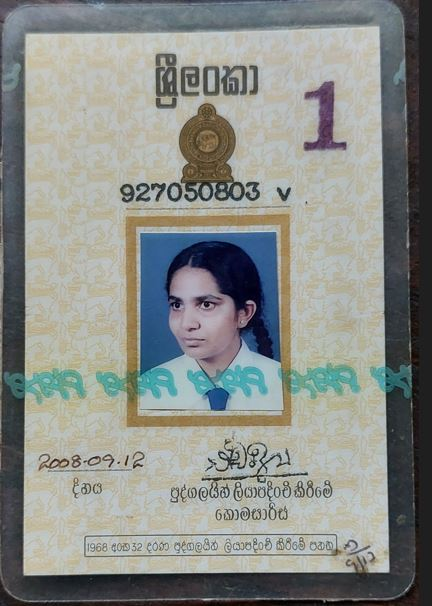
#> input picture test images/NIC_01.JPG, 432 x 606 px, found by its file name
$ python new.py
#> lines starting #> are read from the running program, lines starting #| are printed output that depends on the picture; after the words box and inside, x2 and y2 are one past the last pixel; in counts of white or black regions, pixels touching at a corner belong together
import cv2
import numpy as np
from matplotlib import pyplot as plt

face_cascade = cv2.CascadeClassifier('/Users/dharanaweerasinghe/Desktop/pythonProject/nic_transcriber/haarcascade_frontalface_default.xml')

# [18 lines of commented-out code are left out]

img = cv2.imread('/Users/dharanaweerasinghe/Desktop/pythonProject/nic_transcriber/test images/NIC_01.JPG')
#> img is the input picture: shape (606, 432, 3); mean B, G, R 136, 140.6, 137.3
gray =cv2.cvtColor(img, cv2.COLOR_BGR2GRAY)
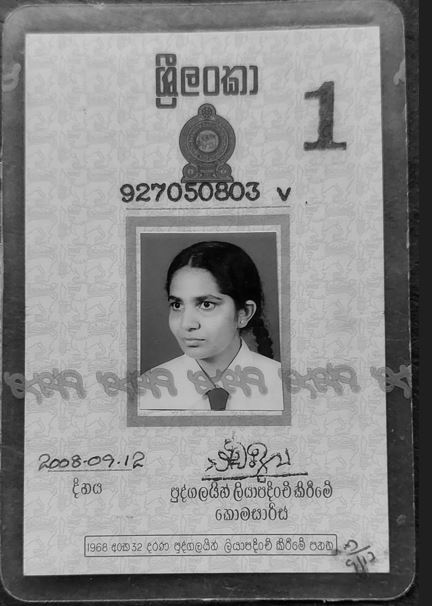
#> gray: shape (606, 432); min 0, max 225, mean 139.1

faces =face_cascade.detectMultiScale(gray, 1.1, 4)
#> faces = [[149, 272, 86, 86]]

for (x,y,w,h) in faces:
    cv2.rectangle(img, (x,y), (x+w, y+h), (255,0,0), 2)
#> this loop made 1 pass
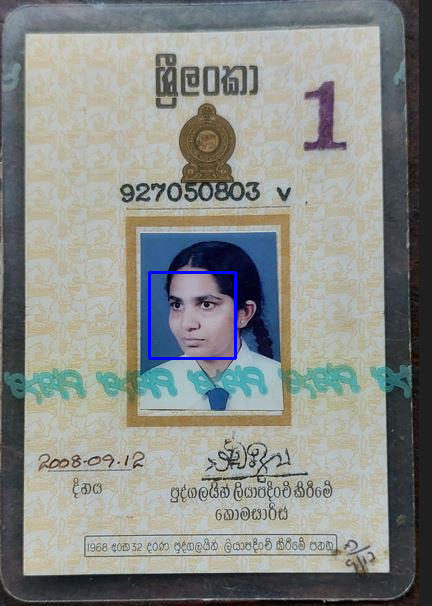
#> img: shape (606, 432, 3); 0.39% of pixels changed, all inside (x1, y1, x2, y2) = (148, 271, 237, 360)

cv2.imshow('img', img)
cv2.waitKey()

#this is how the face is recognised with opencv
#train/ fine tune the font for the old NIC font

$ run again, with test images/NIC_02.JPG copied over test images/NIC_01.JPG
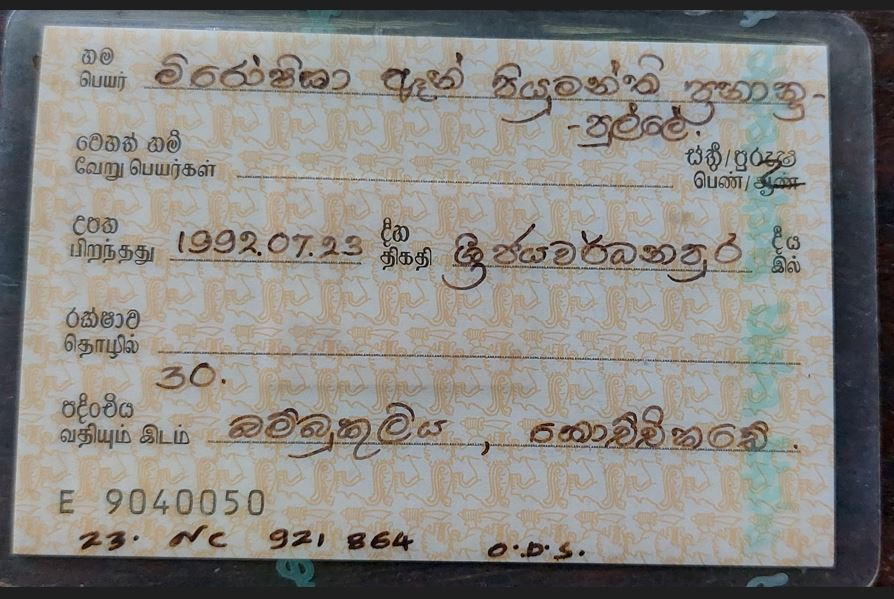
#> input picture test images/NIC_02.JPG, 894 x 599 px, found by its file name
#> img is the input picture: shape (599, 894, 3); mean B, G, R 130.5, 134.8, 136.4
#> `gray =cv2.cvtColor(img, cv2.COLOR_BGR2GRAY)`:
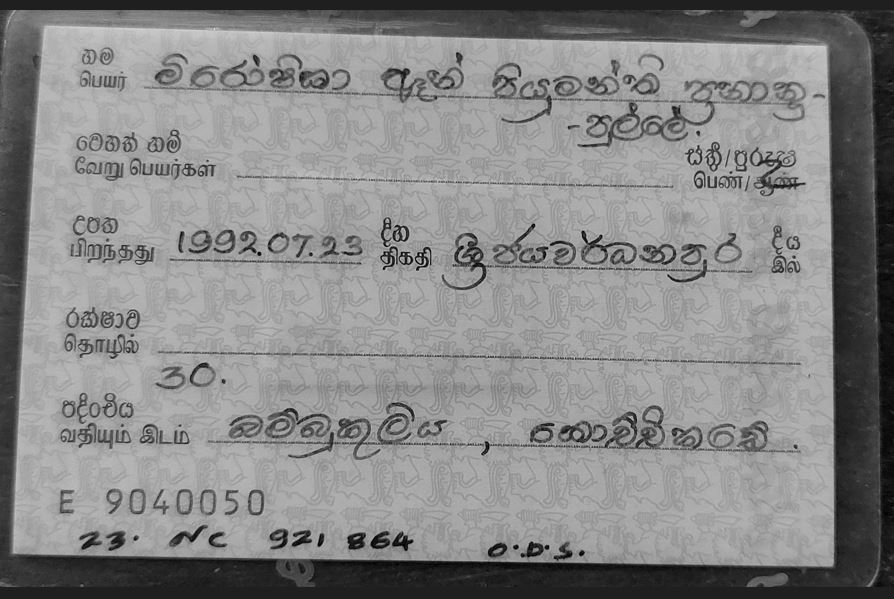
#> gray: shape (599, 894); min 0, max 219, mean 134.8
#> faces = ()

$ run again, with test images/20220621_114747.jpg copied over test images/NIC_01.JPG
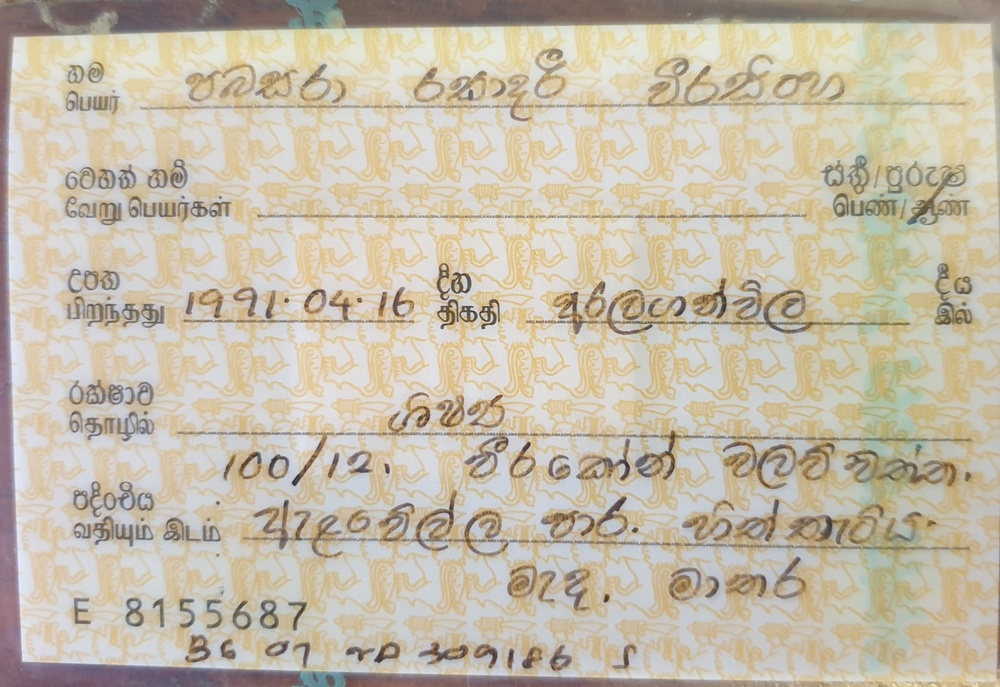
#> input picture test images/20220621_114747.jpg, 1000 x 687 px, shrunk from 2736 x 1880 before the run, found by its file name
#> img is the input picture: shape (687, 1000, 3); mean B, G, R 170.6, 188.6, 198
#> `gray =cv2.cvtColor(img, cv2.COLOR_BGR2GRAY)`:
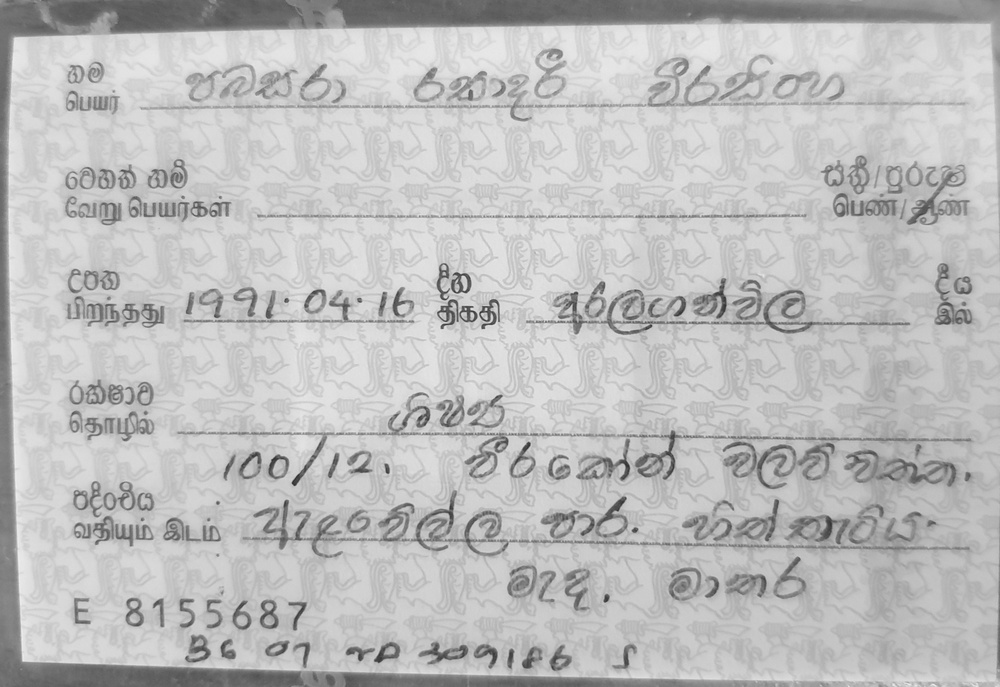
#> gray: shape (687, 1000); min 45, max 240, mean 189.4
#> faces = ()
